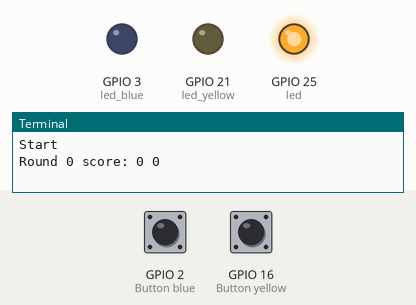
Recording of a program running on a simulated Raspberry Pi (BCM pin numbers). Shown: output pins drawn as LEDs (lit = HIGH), the last lines printed to the terminal. The test bench sets the inputs (shaded band); at power-on: GPIO 2 (Button blue) HIGH, GPIO 16 (Button yellow) HIGH. Random numbers come from a fixed seed.

Above: at 5.2 s.
5.3 s: GPIO 2 (Button blue) pulled LOW for 0.15 s
At 6.7 s:
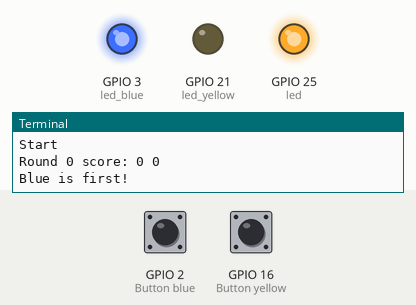
8.4 s: GPIO 16 (Button yellow) pulled LOW for 3.2 s
At 12.5 s:
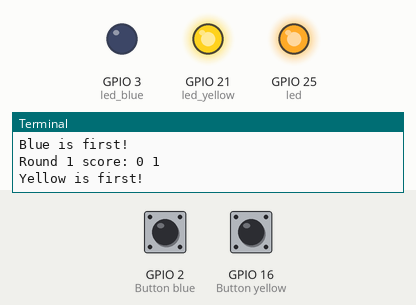
14.6 s: GPIO 2 (Button blue) pulled LOW for 3.2 s
At 19.8 s:
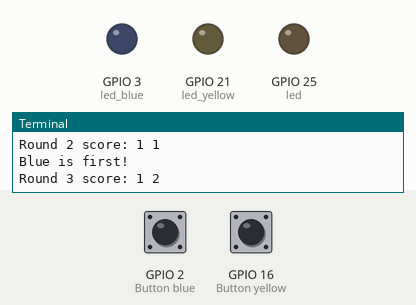
Timing chart, 0 to 24.8 s (numbered marks = the images above; inputs shaded):
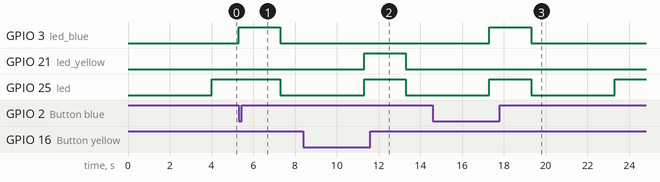

Measured:
- after the input at 5.3 s, GPIO 3 (led_blue): LOW → HIGH at once, → LOW 2.0 s later; GPIO 25 (led): HIGH → LOW after 2.0 s
- after the input at 8.4 s, GPIO 21 (led_yellow): LOW → HIGH after 2.9 s, → LOW 2.0 s later
- after the input at 14.6 s, GPIO 3 (led_blue): LOW → HIGH after 2.7 s, → LOW 2.0 s later

The program:

game.py
```python
from gpiozero import LED, Button, LEDBoard
from time import sleep
from random import randint

led = LED(25)
led_blue = LED(3)
led_yellow = LED(21)
blue = Button(2)
yellow = Button(16)
time_before = randint(3, 7)
blue_pressed = False
yellow_pressed = False
blue_points = 0
yellow_points = 0

print('Start')
led.off()
led_blue.off()
led_yellow.off()


for i in range(9):
    print('Round', i, 'score:', yellow_points, blue_points)
    sleep(time_before)
    led.on()

    while True:
        if blue.is_pressed:
            print('Blue is first!')
            led_blue.on()
            blue_points += 1
            sleep(2)
            led_blue.off()
            break
        if yellow.is_pressed:
            print('Yellow is first!')
            led_yellow.on()
            yellow_points += 1
            sleep(2)
            led_yellow.off()
            break
    led.off()

led.off()
print('Final score:', yellow_points, blue_points)
if blue_points > yellow_points:
    print('BLUE WINS!!!')
else:
    print('YELLOW WINS!!!')
```
